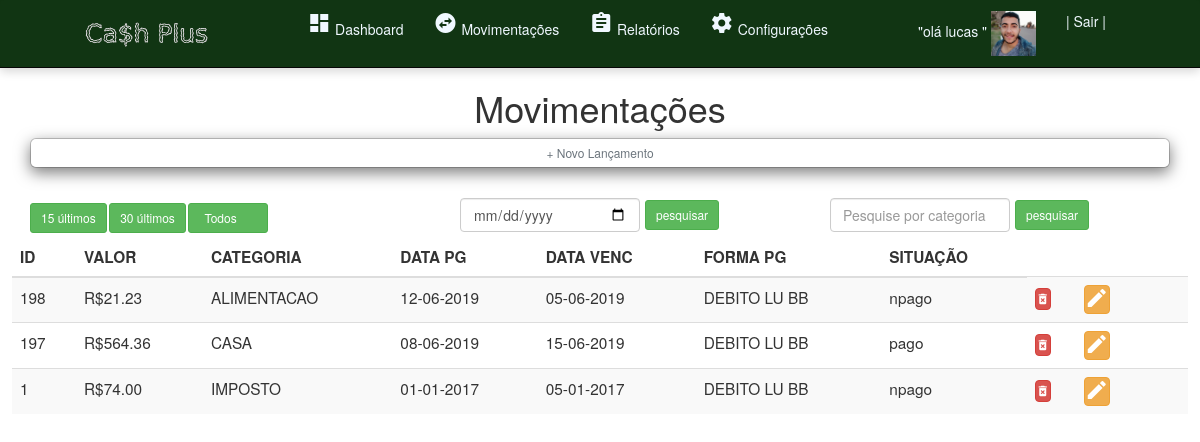
Screenshot of /movimentacoes.php (signed in) with the database file from the repository.
### tables this page shows
CREATE TABLE `movimentacoes` (
  `idFINANCAS` int(10) UNSIGNED NOT NULL,
  `COD_Usuario` int(10) UNSIGNED DEFAULT NULL,
  `VALOR` decimal(10,2) NOT NULL,
  `CATEGORIA` varchar(255) NOT NULL,
  `DATA_PAGAMENTO` date DEFAULT NULL,
  `DATA_VENCIMENTO` date NOT NULL,
  `FORMA_PAGAMENTO` varchar(255) NOT NULL,
  `SITUACAO` varchar(255) NOT NULL
);

### movimentacoes.php (the view, shortened to what this page needs)
<?php
include('conexao.php');
if ((!isset($_SESSION['login']) == true) and (!isset($_SESSION['senha']) == true)) {
  session_destroy();
  unset($_SESSION['login']);
  unset($_SESSION['senha']);
  unset($_SESSION['path_avatar']);
  header('location:naoAutenticado.php');
  exit;
} else {
  $parametro = filter_input(INPUT_GET, "parametro");
  $buscar=filter_input(INPUT_GET, "buscar");
  $data=filter_input(INPUT_GET, "data");
  if ($parametro == 'quinze') {
    $movimentacoes = mysqli_query($conn, "select * from movimentacoes WHERE COD_Usuario=".$_SESSION['id']."  order by idFINANCAS desc limit 15 ") or die("Erro");
  } elseif ($parametro == 'trinta') {
    $movimentacoes = mysqli_query($conn, "select * from movimentacoes WHERE COD_Usuario=".$_SESSION['id']."  order by idFINANCAS desc limit 30 ") or die("Erro");
  } elseif ($parametro == 'pesquisar') {
    $movimentacoes = mysqli_query($conn, "select * from movimentacoes  WHERE COD_Usuario=".$_SESSION['id']." and  CATEGORIA='$buscar'  ") or die("Erro");
  }elseif ($parametro == 'data') {
    $movimentacoes = mysqli_query($conn, "select * from movimentacoes  WHERE COD_Usuario=".$_SESSION['id']." and  DATA_PAGAMENTO='$data'  ") or die("Erro");
  }else {
    $movimentacoes = mysqli_query($conn, "select * from movimentacoes WHERE COD_Usuario=".$_SESSION['id']."  order by idFINANCAS desc ") or die("Erro");
  }
  ?>
  <!doctype html>
  <html lang="pt=br">
  <head>
    <link rel="stylesheet" href="https://stackpath.bootstrapcdn.com/bootstrap/4.1.3/css/bootstrap.min.css">
    <link href="_css/dashboard.css" rel="stylesheet">
    <link rel="stylesheet" href="https://cdnjs.cloudflare.com/ajax/libs/twitter-bootstrap/3.3.7/css/bootstrap.min.css">
    <div>
  </head>
  <body>
    <div>
      <nav class="navbar navbar-inverse navbar-static-top" role="navigation">
        <div class="collapse navbar-collapse" id="bs-example-navbar-collapse-1">
          <nav class="navbar navbar-dark fixed-top bg-dark flex-md-nowrap p-0 shadow  ">
            <a href="home.php"><img src="_imgs/logo.png" width="135" alt="cash plus"></a>
            <ul class="nav flex ">
              <li class="nav-item ">
                <a class="nav-link" href="home.php">
                  <i class="material-icons md-25 icon">dashboard</i>
                  Dashboard
                </a>
              </li>
              <li class="nav-item">
                <a class="nav-link active" href="movimentacoes.php">
                  <i class="material-icons md-25 icon">swap_horizontal_circle </i>
                  Movimentações
                </a>
              </li>
              <li class="nav-item">
                <a class="nav-link" href="relatorios.php">
                  <i class="material-icons md-25">assignment</i>
                  Relatórios
                </a>
              </li>
              <li class="nav-item">
                <a class="nav-link" href="config.php">
                  <i class="material-icons md-25 icon">settings</i>
                  Configurações
                </a>
              </li>
              <li class="nav-item text-nowrap pl-5  ml-5">
                <a href="perfil.php"> "olá <?php echo $_SESSION['login']; ?> " <img src="<?php echo $_SESSION['path_avatar'];  ?>" alt="avatar" width="45"></a>
              </li>
              <li class="nav-item text-nowrap">
                <a class="nav-link" href="logout.php"> | Sair |</a>
              </li>
            </ul>
          </nav>
        </div>
    </div>
    <h1 align="center">Movimentações</h1>
    <div>
      <div class=" mr-5 ml-5 ">
        <button type="button" class="btn btn-sm btn-outline-secondary modal-content " data-toggle="modal" data-target="#myModal">+ Novo Lançamento</button>
      </div>
    </div>
    <div class="ml-5 mt-2  ">
      <form method="get" action="<?php echo $_SERVER['PHP_SELF'] ?>">
        <input class="mr-1 mt-5 mb-2 btn btn-sm btn-outline-secondary btn-success" id="botao" type="submit" value="15 últimos">
      </form>
      <form method="get" action="<?php echo $_SERVER['PHP_SELF'] ?>">
        <input class=" mr-1 mt-5 mb-2  btn btn-sm btn-outline-secondary btn-success" id="botao" type="submit" value="30 últimos">
      </form>
      <form method="get" action="<?php echo $_SERVER['PHP_SELF'] ?>">
        <input class="mr-1 mt-5 mb-2 pl-4 pr-5 btn btn-sm btn-outline-secondary btn-success" id="botao" type="submit" value="Todos">
      </form>
    </div>
    <div class="mt-5">
      <form  method="get" action="<?php echo $_SERVER['PHP_SELF'] ?>">
      <div class="pesquisa" >
        <input class=" mr-0 ml-0 mt-1 mb-0  btn btn-sm  btn-success" id="botao" type="submit" value="pesquisar">
      </div>
      <div class="pesquisa" >
        <input class="form-control" type="text" placeholder="Pesquise por categoria" name="buscar" >
      </div >
      </form>
      <div class="mt-5">
      <form  method="get" action="<?php echo $_SERVER['PHP_SELF'] ?>">
      <div class="pesquisa" >
        <input class=" mr-0 ml-0 mt-1 mb-0  btn btn-sm  btn-success" id="botao" type="submit" value="pesquisar">
      </div>
      <div class="pesquisa" >
        <input class="form-control" type="date" name="data" >
      </div >
      </form>
    </div>
    <div class="mytable">
      <table class="table table-striped table-sm">
        <thead>
          <tr>
            <th>ID</th>
            <th>VALOR</th>
            <th>CATEGORIA</th>
            <th>DATA PG</th>
            <th>DATA VENC</th>
            <th>FORMA PG</th>
            <th>SITUAÇÃO</th>
          </tr>
        </thead>
        <tbody>
          <?php
          while ($aux = mysqli_fetch_assoc($movimentacoes)) {
            echo "<tr><td>" . $aux["idFINANCAS"] . "</td>";
            echo "<td>R$" . $aux["VALOR"] . "</td>";
            echo "<td>" . $aux["CATEGORIA"] . "</td>";
            echo "<td>" .date('d-m-Y',  strtotime($aux["DATA_PAGAMENTO"])). "</td>";
            echo "<td>" .date('d-m-Y',  strtotime($aux["DATA_VENCIMENTO"])). "</td>";
            echo "<td>" . $aux["FORMA_PAGAMENTO"] . "</td>";
            echo "<td>" . $aux["SITUACAO"] . "</td>";
            echo "<td><form method='get' action=";
            echo $_SERVER['PHP_SELF'] . ">";
            echo "<input class='btn btn-danger  material-icons md-20 pl-0 pr-0 pt-0 pb-0 '   type='submit' value='delete_forever'>";
            echo "</form></td>";
            echo "<td><button class='btn btn-warning  material-icons md-20 pl-0 pr-0 pt-0 pb-0 mr-4' type='button' data-toggle='collapse' data-target='#" . $aux["idFINANCAS"] . "' aria-expanded='false' aria-controls='collapseExample' >
                      <i class='material-icons'>edit</i>
                  </button></td>
                  <td><div class='collapse' id='". $aux["idFINANCAS"] ."'>
            <div class='card card-body boxtest' >
            <form  method='post' action='addLancamentos.php'>
            <fieldset>
            <legend><i class='material-icons'>arrow_downward</i> ALTERAÇÃO no item". $aux["idFINANCAS"] ."</legend>
              <div class='form-group form-row '>
                <label for='dinheiro'>VALOR:</label>
                <input type='text' id='dinheiro' class='dinheiro form-control' name='valor' placeholder='R$0,00'><br>
              </div>
              <div class='form-group '>
                <label>CATEGORIAS:</label>
                <select class='form-control' name='desc-categoria'>";
                echo "</select><br><hr>
              </div>
              <div class='form-group '>
                <label >SITUAÇÃO:</label>
                <select class='form-control' name='situacao'>
                  <option value='npago'>À PAGAR</option>
                  <option value='pago'>PAGO</option>
                </select><br>
              </div>";
              echo "<div class='form-group '>
              <label>DATA DE PAGAMENTO:</label>
              <input type='hidden'  name='idfinan' value='"; echo $aux["idFINANCAS"]."'>";
              echo "<br>
                <input type='date' id='data' class='data form-control' name='data-pag' placeholder='Pagamento'><br>
              </div>
              <div class='form-group '>
                <label>DATA DE VENCIMENTO:</label>
                <input type='date' id='data' class='data form-control' name='data-venc' placeholder='Vencimento'><br>
              </div>
              <div class='form-group '>
                <label >FORMAS DE PAGAMENTO:</label>
                <select class='form-control'  name='forma_pagamento'>";
                echo "</select><br>
              </div>
              <button class='btn btn-lg btn-primary ' type='submit'>Salvar</button>
            </form>
                </fieldset></td></tr>
            ";
            }
            ?>
        </tbody>
      </table>
    </div>
    </div>
  </body>
  </html>
<?php } ?>

### _css/dashboard.css (style rules this page uses)
body { font-size: .875rem; }
.fixed-top { position: fixed; top: 0; right: 0; left: 0; z-index: 1030; }
.flex-md-nowrap { -ms-flex-wrap: nowrap !important; flex-wrap: nowrap !important; }
.navbar { position: relative !important; display: -ms-flexbox !important; display: flex !important; -ms-flex-wrap: wrap !important; flex-wrap: wrap !important; -ms-flex-align: center !important; align-items: center !important; -ms-flex-pack: justify !important; justify-content: space-between !important; padding: 0px !important; margin: 0px !important; background-color:rgb(17, 53, 19) !important; }
.navbar a { color: aliceblue; }
.modal-content { border: 1px solid silver; background-color: #ffffff; }
.mytable { max-width: 98%; margin: auto; font-size: 1.1em; }
#botao { float: left ; }
.pesquisa { width: 60px; }
.pesquisa { width: 15%; float: right; margin-right: 5px; }

### rows the page displays
movimentacoes: idFINANCAS "198", VALOR "21.23", CATEGORIA "ALIMENTACAO", DATA_PAGAMENTO "12-06-2019", DATA_VENCIMENTO "05-06-2019", FORMA_PAGAMENTO "DEBITO LU BB", SITUACAO "npago"
movimentacoes: idFINANCAS "197", VALOR "564.36", CATEGORIA "CASA", DATA_PAGAMENTO "08-06-2019", DATA_VENCIMENTO "15-06-2019", FORMA_PAGAMENTO "DEBITO LU BB", SITUACAO "pago"
movimentacoes: idFINANCAS "1", VALOR "74.00", CATEGORIA "IMPOSTO", DATA_PAGAMENTO "01-01-2017", DATA_VENCIMENTO "05-01-2017", FORMA_PAGAMENTO "DEBITO LU BB", SITUACAO "npago"

### other values shown
$_SESSION['login'] "lucas"
